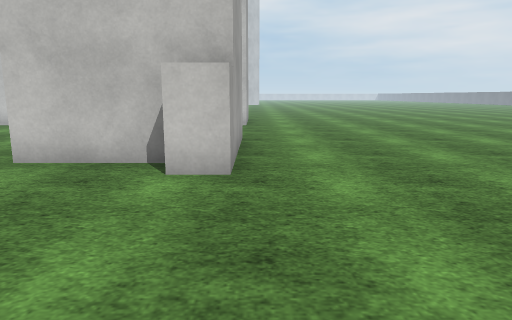
View 1 (above)

21 first-person views from a walk through a Unity game level. The camera is 1.2 m above the floor, tilts 10° down and sees 70° across. The floor is counted in squares, 1 m on a side. Each view is taken from the middle of a square. On the plan, view 1 faces up. The plan holds only what a view shows up to about 15 squares ahead; the rest is blank. The place goes on beyond the plan. The player is left out. Surface patterns are stand-ins for the level's own textures.

View 2
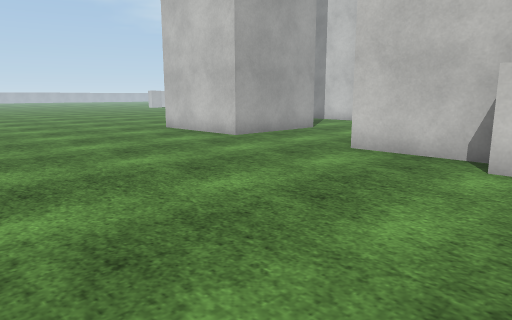

View 3
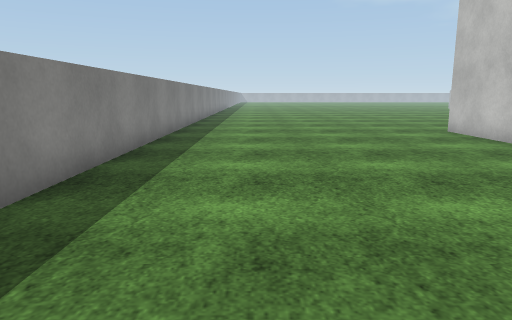

View 4
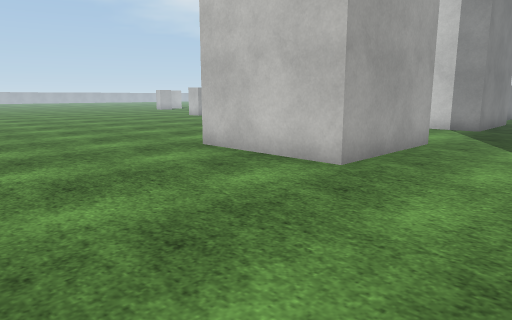

View 5
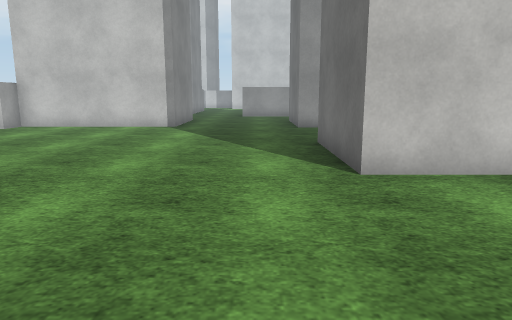

View 6
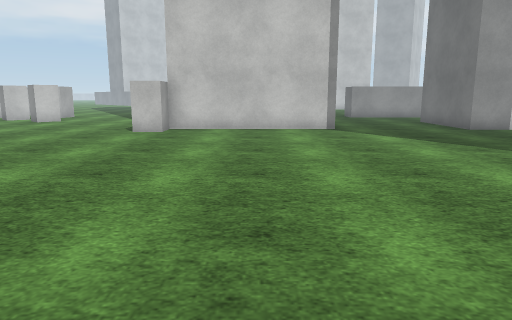

View 7
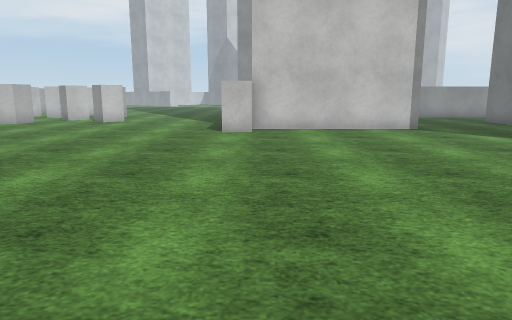

View 8
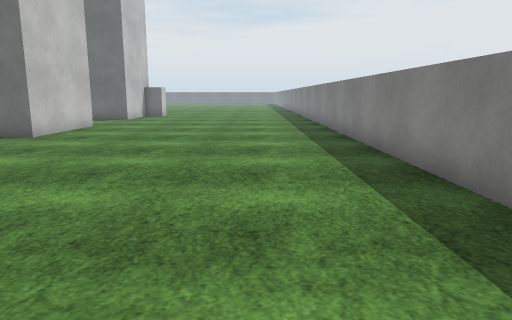

View 9
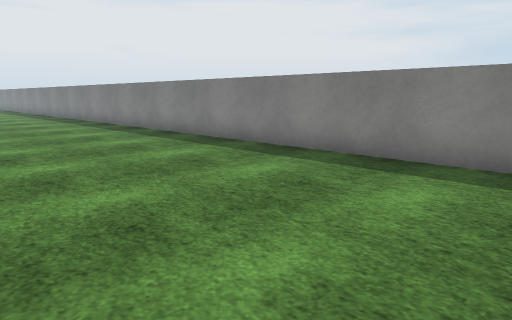

View 10
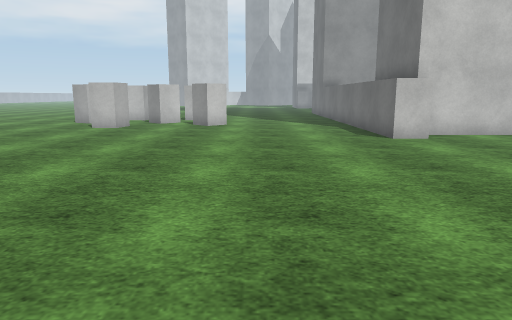

View 11
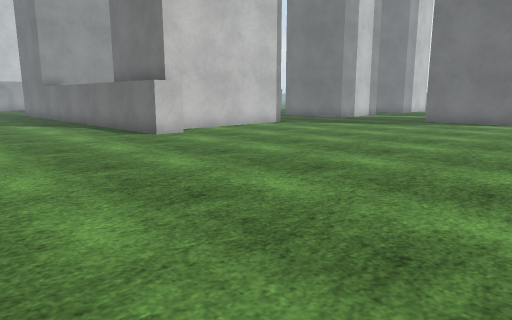

View 12
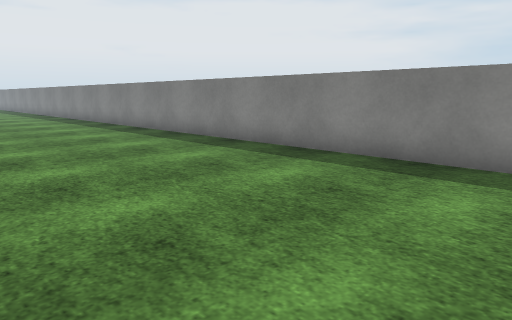

View 13
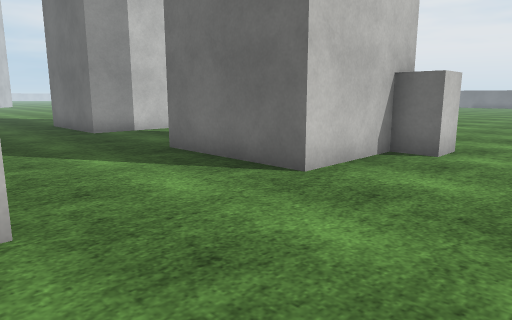

View 14
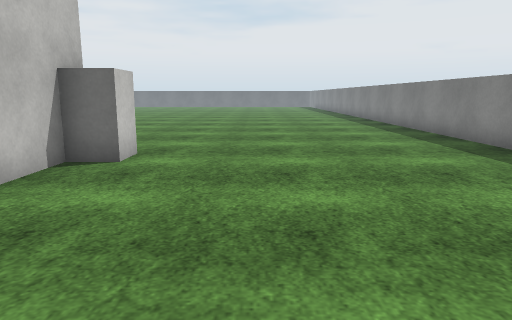

View 15
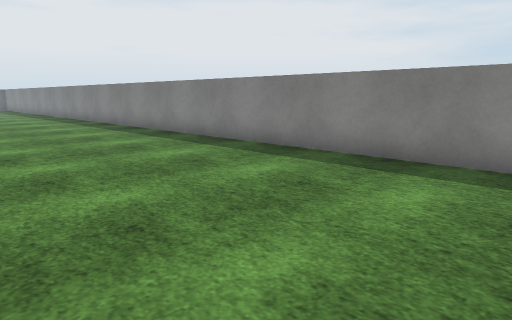

View 16
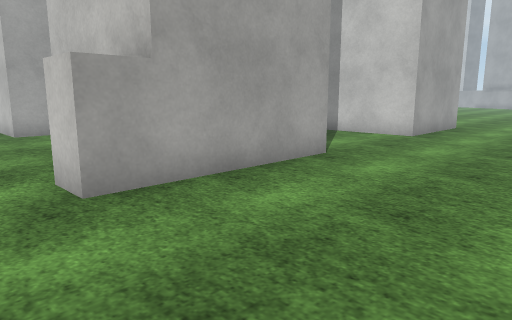

View 17
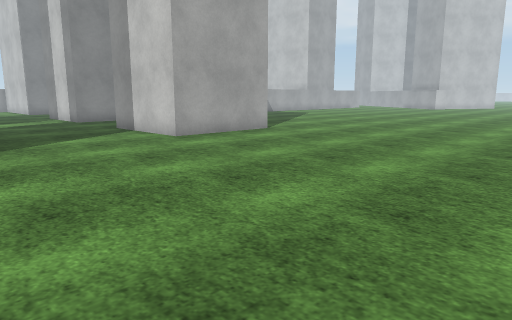

View 18
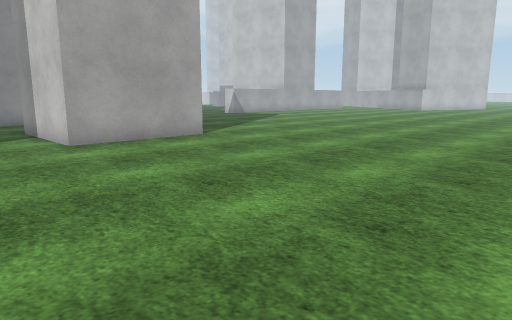

View 19
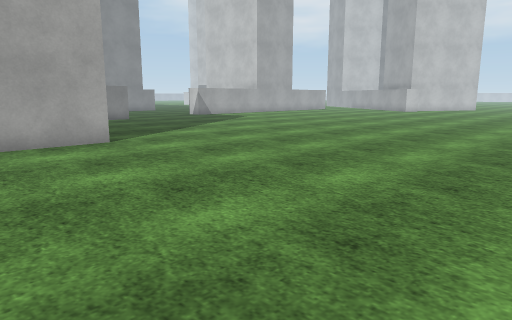

View 20
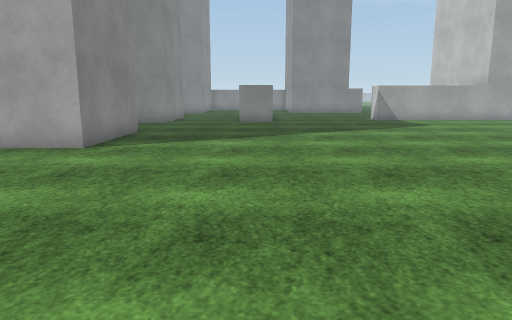

View 21
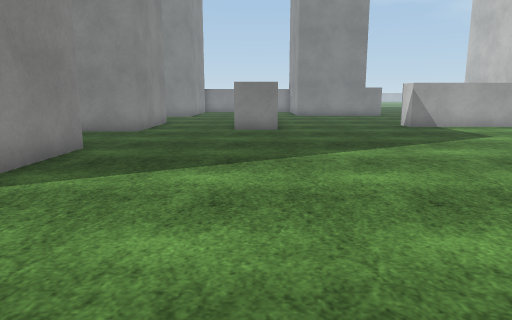

### Floor plan
Points are (right, up) in squares from view 1. A wall is a line through its corners. A room is listed if a view was taken in it or the views show most of it. See-through windows are left out.
Room 1 (views 1, 2, 3, 4, 5, 6, 7, 8, 9, 10, 11, 12, 13, 14, 15, 16, 17, 18, 19, 20, 21)
walls: (-8.4, 10.6) (-8.4, 6.5) (-12.4, 6.5) (-12.4, 10.5); (-4.4, 15) (-4.4, 19) (-0.4, 19) (-0.4, 15) (-4.4, 15); (-11.4, 19) (-8.4, 19) (-8.4, 15) (-12.4, 15) (-12.4, 17.4); (-17.1, 16.4) (-17.1, 15.2) (-23.2, 15.2); (-0.4, 10.6) (-0.4, 6.5) (-4.4, 6.5) (-4.4, 10.5); (-9, 23.9) (-9, 22.1); (-24.1, 15.4) (-24.1, 19.9); (-10.1, 30.5) (-10.1, 29) (-11.1, 29); (-1.9, -2.8) (9.5, -2.8); (-28.9, -2.8) (-3.8, -2.8)
objects: white block (-30, 19) to (-29, 20); white block (-24, 14) to (-24, 15); white block (-1, 6)

Positions as (right, up) in squares from view 1, and headings:
1: (0, 0), facing up
2: (0, -1), facing up-left
3: (0, 0), facing left
4: (-5, 1), facing up-left
5: (-14, 1), facing up
6: (-20, 2), facing up
7: (-23, 2), facing up
8: (-23, 0), facing right
9: (-28, 4), facing down-right
10: (-28, 4), facing up
11: (-30, 4), facing up-right
12: (-30, 4), facing down-right
13: (-9, 3), facing up-right
14: (-8, 3), facing right
15: (-3, 4), facing down-right
16: (4, 4), facing up-left
17: (9, 9), facing up-left
18: (9, 12), facing up-left
19: (9, 15), facing up-left
20: (8, 23), facing left
21: (4, 23), facing left
